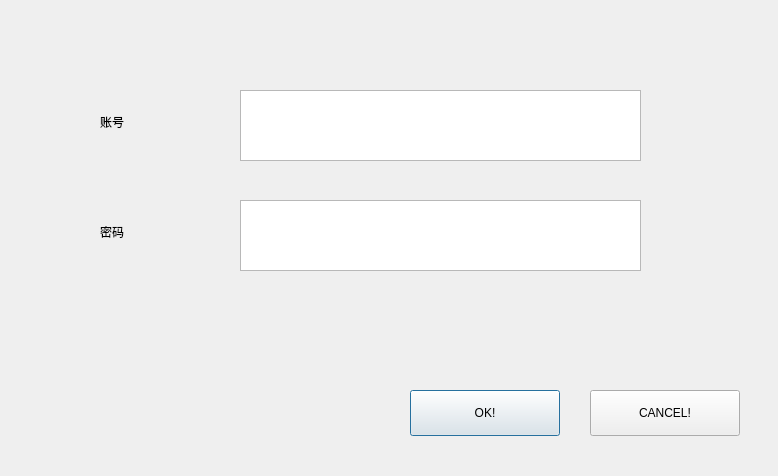
<?xml version="1.0" encoding="UTF-8"?>
<ui version="4.0">
 <class>LoginDlg</class>
 <widget class="QDialog" name="LoginDlg">
  <property name="geometry">
   <rect>
    <x>0</x>
    <y>0</y>
    <width>778</width>
    <height>476</height>
   </rect>
  </property>
  <property name="windowTitle">
   <string>LoginDlg</string>
  </property>
  <widget class="QPushButton" name="LoginButton">
   <property name="geometry">
    <rect>
     <x>410</x>
     <y>390</y>
     <width>150</width>
     <height>46</height>
    </rect>
   </property>
   <property name="text">
    <string>OK!</string>
   </property>
  </widget>
  <widget class="QPushButton" name="ExitButton">
   <property name="geometry">
    <rect>
     <x>590</x>
     <y>390</y>
     <width>150</width>
     <height>46</height>
    </rect>
   </property>
   <property name="text">
    <string>CANCEL!</string>
   </property>
  </widget>
  <widget class="QLabel" name="label">
   <property name="geometry">
    <rect>
     <x>100</x>
     <y>110</y>
     <width>108</width>
     <height>24</height>
    </rect>
   </property>
   <property name="text">
    <string>账号</string>
   </property>
  </widget>
  <widget class="QLabel" name="label_2">
   <property name="geometry">
    <rect>
     <x>100</x>
     <y>220</y>
     <width>108</width>
     <height>24</height>
    </rect>
   </property>
   <property name="text">
    <string>密码</string>
   </property>
  </widget>
  <widget class="QTextEdit" name="accountEdit">
   <property name="geometry">
    <rect>
     <x>240</x>
     <y>90</y>
     <width>401</width>
     <height>71</height>
    </rect>
   </property>
  </widget>
  <widget class="QTextEdit" name="passwordEdit">
   <property name="geometry">
    <rect>
     <x>240</x>
     <y>200</y>
     <width>401</width>
     <height>71</height>
    </rect>
   </property>
  </widget>
 </widget>
 <layoutdefault spacing="6" margin="11"/>
 <resources/>
 <connections>
  <connection>
   <sender>LoginButton</sender>
   <signal>clicked()</signal>
   <receiver>LoginDlg</receiver>
   <slot>ClickLogin()</slot>
   <hints>
    <hint type="sourcelabel">
     <x>484</x>
     <y>412</y>
    </hint>
    <hint type="destinationlabel">
     <x>388</x>
     <y>237</y>
    </hint>
   </hints>
  </connection>
  <connection>
   <sender>ExitButton</sender>
   <signal>clicked()</signal>
   <receiver>LoginDlg</receiver>
   <slot>close()</slot>
   <hints>
    <hint type="sourcelabel">
     <x>684</x>
     <y>397</y>
    </hint>
    <hint type="destinationlabel">
     <x>678</x>
     <y>316</y>
    </hint>
   </hints>
  </connection>
 </connections>
 <slots>
  <slot>ClickLogin()</slot>
 </slots>
</ui>
